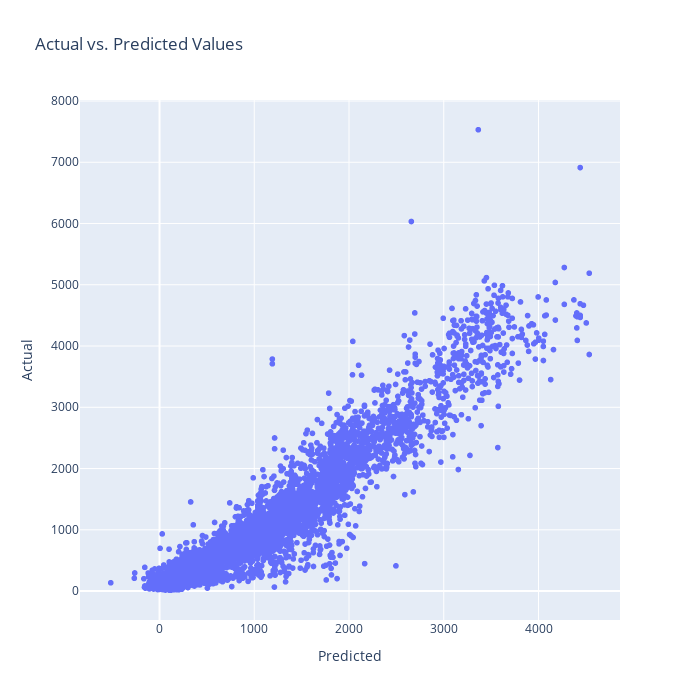

Notebook cell for this chart:
### Code cell
fig= px.scatter(
    x=y_pred,
    y=y_test,
    labels= {'x': "Predicted", 'y':"Actual"},
    title= "Actual vs. Predicted Values",
    width=700,
    height=700
)
fig.show()

### Figure 1 — Plotly figure (JSON) as saved in the notebook; plotly's stock layout.template omitted (floating-point values rounded to 4 significant figures; data arrays with more than 128 entries replaced by an {"elided": "..."} marker saying what was removed)
{"data": [{"hovertemplate": "Predicted=%{x}<br>Actual=%{y}<extra></extra>", "legendgroup": "", "marker": {"color": "#636efa", "symbol": "circle"}, "mode": "markers", "name": "", "showlegend": false, "type": "scattergl", "x": {"elided": "5225 float values"}, "xaxis": "x", "y": {"elided": "5225 int values"}, "yaxis": "y"}], "layout": {"height": 700, "legend": {"tracegroupgap": 0}, "title": {"text": "Actual vs. Predicted Values"}, "width": 700, "xaxis": {"anchor": "y", "domain": [0, 1], "title": {"text": "Predicted"}}, "yaxis": {"anchor": "x", "domain": [0, 1], "title": {"text": "Actual"}}}}
